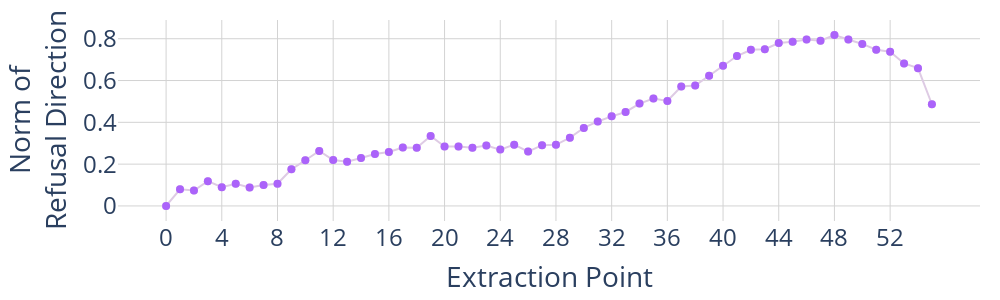
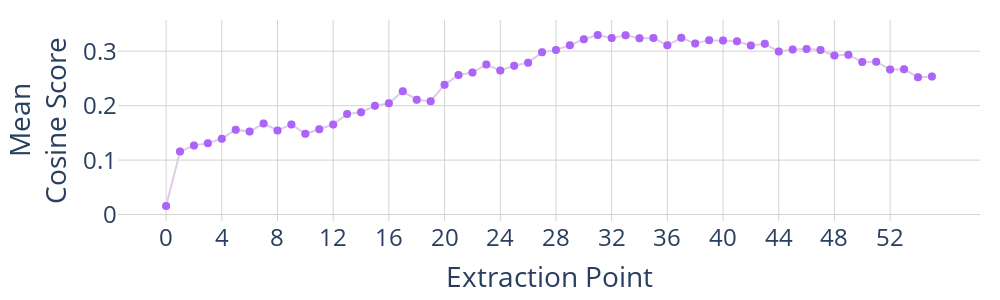

The cell these charts' notebook holds for them, in order:
### Code cell
from torch.nn.functional import normalize

layer_names = sum([[f"{i}", f"{i}-mid"] for i in range(num_layers)], [])
layer_names = [str(i) for i in range(2 * num_layers)]

harmful_acts_normed_mean_normed = normalize(
    harmful_acts_normed_mean[:, :, chosen_token], dim=-1
)
harmless_acts_normed_mean_normed = normalize(
    harmless_acts_normed_mean[:, :, chosen_token], dim=-1
)
raw_dirs = harmful_acts_normed_mean_normed - harmless_acts_normed_mean_normed

raw_dirs = raw_dirs.reshape((-1, raw_dirs.shape[-1]))

fig = go.Figure()

fig.add_trace(
    go.Scatter(
        x=layer_names,
        y=raw_dirs.norm(dim=-1),
        mode="lines+markers",
        yaxis="y",
        marker_color=colour_map_light["neutral"],
        marker_size=8,
        showlegend=False,
    )
)
fig.add_trace(
    go.Scatter(
        x=layer_names[::],
        y=raw_dirs.norm(dim=-1)[::],
        mode="markers",
        yaxis="y",
        marker_color=colour_map["neutral"],
        marker_size=8,
        showlegend=False,
    )
)

print(layer_names[np.argmax(raw_dirs.norm(dim=-1)[:-1])])


fig.update_layout(
    # title=(
    #     "Statistics of refusal direction candidates at each layer"
    #     f" layer for {MODEL_PATH}"
    # ),
    plot_bgcolor="white",
    grid=dict(rows=1, columns=1),
    xaxis=dict(
        type="category",
        title=dict(text="Extraction Point", font=dict(size=28)),
        dtick=4,
        gridcolor="lightgrey",
        tickfont=dict(size=24),
    ),
    yaxis=dict(
        title=dict(text="Norm of<br>Refusal Direction", font=dict(size=28)),
        gridcolor="lightgrey",
        zeroline=False,
        tickfont=dict(size=24),
    ),
    hovermode="x unified",
    height=300,
    width=1000,
    # width=20 + 12 * len(x_values),
    margin=dict(l=20, r=20, t=20, b=20),
)
fig.show()

flatten_dirs = refusal_dirs.reshape(-1, refusal_dirs.shape[-1])
pairwise_cosine = flatten_dirs @ flatten_dirs.T
# pairwise_cosine = np.arccos(pairwise_cosine)
mean_cosine = np.nanmean(pairwise_cosine, axis=-1)

fig = go.Figure()
fig.add_trace(
    go.Scatter(
        x=layer_names,
        y=mean_cosine,
        mode="lines+markers",
        yaxis="y",
        marker_color=colour_map_light["neutral"],
        showlegend=False,
        marker_size=8,
    )
)
fig.add_trace(
    go.Scatter(
        x=layer_names[::],
        y=mean_cosine[::],
        mode="markers",
        yaxis="y",
        marker_color=colour_map["neutral"],
        showlegend=False,
        marker_size=8,
    )
)

# fig.add_trace(
#     go.Scatter(
#         x=layer_names,
#         y=raw_dirs.norm(dim=-1) + mean_cosine / mean_cosine.max(),
#         mode="lines+markers",
#         yaxis="y3",
#         marker_color=colour_map_light["neutral"],
#         showlegend=False
#     )
# )

fig.update_layout(
    # title=(
    #     "Statistics of refusal direction candidates at each extraction point"
    #     f" for {MODEL_PATH}"
    # ),
    plot_bgcolor="white",
    grid=dict(rows=1, columns=1),
    xaxis=dict(
        type="category",
        title=dict(text="Extraction Point", font=dict(size=28)),
        dtick=4,
        gridcolor="lightgrey",
        tickfont=dict(size=24),
    ),
    yaxis=dict(
        title=dict(text=f"Mean<br>Cosine Score", font=dict(size=28)),
        gridcolor="lightgrey",
        zeroline=False,
        tickfont=dict(size=24),
    ),
    hovermode="x unified",
    height=300,
    width=1000,
    # width=20 + 12 * len(x_values),
    margin=dict(l=20, r=20, t=20, b=20),
)

fig.show()
layer_names[np.nanargmax(mean_cosine)]

### Figure 1 — Plotly figure (JSON) as saved in the notebook; plotly's stock layout.template omitted (floating-point values rounded to 4 significant figures)
{"data": [{"marker": {"color": "rgb(222,203,228)", "size": 8}, "mode": "lines+markers", "showlegend": false, "type": "scatter", "x": ["0", "1", "2", "3", "4", "5", "6", "7", "8", "9", "10", "11", "12", "13", "14", "15", "16", "17", "18", "19", "20", "21", "22", "23", "24", "25", "26", "27", "28", "29", "30", "31", "32", "33", "34", "35", "36", "37", "38", "39", "40", "41", "42", "43", "44", "45", "46", "47", "48", "49", "50", "51", "52", "53", "54", "55"], "y": [3.212e-08, 0.07938, 0.07367, 0.1186, 0.08927, 0.1063, 0.08838, 0.09989, 0.1061, 0.1752, 0.2186, 0.2632, 0.2196, 0.2117, 0.2293, 0.2482, 0.2581, 0.2798, 0.2782, 0.3346, 0.2841, 0.2845, 0.2783, 0.2894, 0.2696, 0.2931, 0.2602, 0.2905, 0.2927, 0.3263, 0.3733, 0.4042, 0.4285, 0.4496, 0.4897, 0.5142, 0.5025, 0.571, 0.5756, 0.623, 0.6713, 0.7171, 0.7467, 0.7501, 0.7794, 0.7853, 0.7961, 0.7906, 0.8175, 0.7965, 0.775, 0.7475, 0.7381, 0.682, 0.6592, 0.4865], "yaxis": "y"}, {"marker": {"color": "#AB63FA", "size": 8}, "mode": "markers", "showlegend": false, "type": "scatter", "x": ["0", "1", "2", "3", "4", "5", "6", "7", "8", "9", "10", "11", "12", "13", "14", "15", "16", "17", "18", "19", "20", "21", "22", "23", "24", "25", "26", "27", "28", "29", "30", "31", "32", "33", "34", "35", "36", "37", "38", "39", "40", "41", "42", "43", "44", "45", "46", "47", "48", "49", "50", "51", "52", "53", "54", "55"], "y": [3.212e-08, 0.07938, 0.07367, 0.1186, 0.08927, 0.1063, 0.08838, 0.09989, 0.1061, 0.1752, 0.2186, 0.2632, 0.2196, 0.2117, 0.2293, 0.2482, 0.2581, 0.2798, 0.2782, 0.3346, 0.2841, 0.2845, 0.2783, 0.2894, 0.2696, 0.2931, 0.2602, 0.2905, 0.2927, 0.3263, 0.3733, 0.4042, 0.4285, 0.4496, 0.4897, 0.5142, 0.5025, 0.571, 0.5756, 0.623, 0.6713, 0.7171, 0.7467, 0.7501, 0.7794, 0.7853, 0.7961, 0.7906, 0.8175, 0.7965, 0.775, 0.7475, 0.7381, 0.682, 0.6592, 0.4865], "yaxis": "y"}], "layout": {"grid": {"columns": 1, "rows": 1}, "height": 300, "hovermode": "x unified", "margin": {"b": 20, "l": 20, "r": 20, "t": 20}, "plot_bgcolor": "white", "width": 1000, "xaxis": {"dtick": 4, "gridcolor": "lightgrey", "tickfont": {"size": 24}, "title": {"font": {"size": 28}, "text": "Extraction Point"}, "type": "category"}, "yaxis": {"gridcolor": "lightgrey", "tickfont": {"size": 24}, "title": {"font": {"size": 28}, "text": "Norm of<br>Refusal Direction"}, "zeroline": false}}}

### Figure 2 — Plotly figure (JSON) as saved in the notebook; plotly's stock layout.template omitted (floating-point values rounded to 4 significant figures)
{"data": [{"marker": {"color": "rgb(222,203,228)", "size": 8}, "mode": "lines+markers", "showlegend": false, "type": "scatter", "x": ["0", "1", "2", "3", "4", "5", "6", "7", "8", "9", "10", "11", "12", "13", "14", "15", "16", "17", "18", "19", "20", "21", "22", "23", "24", "25", "26", "27", "28", "29", "30", "31", "32", "33", "34", "35", "36", "37", "38", "39", "40", "41", "42", "43", "44", "45", "46", "47", "48", "49", "50", "51", "52", "53", "54", "55"], "y": [0.01582, 0.1156, 0.1267, 0.1309, 0.1394, 0.156, 0.1524, 0.1672, 0.1544, 0.1656, 0.1483, 0.1568, 0.1653, 0.1847, 0.1878, 0.1997, 0.2042, 0.2263, 0.2109, 0.2082, 0.2384, 0.2562, 0.2608, 0.2755, 0.2646, 0.2734, 0.279, 0.2979, 0.3024, 0.311, 0.3219, 0.3297, 0.3244, 0.3294, 0.3239, 0.3244, 0.3108, 0.3247, 0.3142, 0.3203, 0.3196, 0.3183, 0.3107, 0.3137, 0.2992, 0.3032, 0.304, 0.3021, 0.292, 0.2936, 0.28, 0.2808, 0.2665, 0.2667, 0.2523, 0.2536], "yaxis": "y"}, {"marker": {"color": "#AB63FA", "size": 8}, "mode": "markers", "showlegend": false, "type": "scatter", "x": ["0", "1", "2", "3", "4", "5", "6", "7", "8", "9", "10", "11", "12", "13", "14", "15", "16", "17", "18", "19", "20", "21", "22", "23", "24", "25", "26", "27", "28", "29", "30", "31", "32", "33", "34", "35", "36", "37", "38", "39", "40", "41", "42", "43", "44", "45", "46", "47", "48", "49", "50", "51", "52", "53", "54", "55"], "y": [0.01582, 0.1156, 0.1267, 0.1309, 0.1394, 0.156, 0.1524, 0.1672, 0.1544, 0.1656, 0.1483, 0.1568, 0.1653, 0.1847, 0.1878, 0.1997, 0.2042, 0.2263, 0.2109, 0.2082, 0.2384, 0.2562, 0.2608, 0.2755, 0.2646, 0.2734, 0.279, 0.2979, 0.3024, 0.311, 0.3219, 0.3297, 0.3244, 0.3294, 0.3239, 0.3244, 0.3108, 0.3247, 0.3142, 0.3203, 0.3196, 0.3183, 0.3107, 0.3137, 0.2992, 0.3032, 0.304, 0.3021, 0.292, 0.2936, 0.28, 0.2808, 0.2665, 0.2667, 0.2523, 0.2536], "yaxis": "y"}], "layout": {"grid": {"columns": 1, "rows": 1}, "height": 300, "hovermode": "x unified", "margin": {"b": 20, "l": 20, "r": 20, "t": 20}, "plot_bgcolor": "white", "width": 1000, "xaxis": {"dtick": 4, "gridcolor": "lightgrey", "tickfont": {"size": 24}, "title": {"font": {"size": 28}, "text": "Extraction Point"}, "type": "category"}, "yaxis": {"gridcolor": "lightgrey", "tickfont": {"size": 24}, "title": {"font": {"size": 28}, "text": "Mean<br>Cosine Score"}, "zeroline": false}}}
